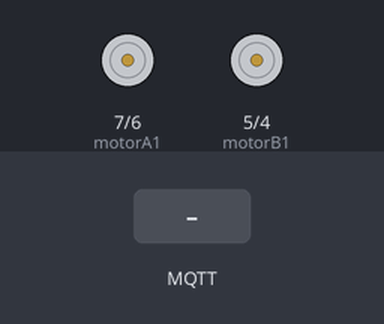
A sketch run on a simulated Arduino Uno, built with avr-gcc and run on an emulated ATmega328P. On the bench: motor-driver pin pairs drawn as motors (green arrow = first pin HIGH = forward, orange = second pin HIGH = backward, longer = more drive, scaled by the enable pin). The inputs (shaded band) are chosen by the test bench. WiFi joins after 1.5 s; servers stay silent unless stated; no MQTT or app messages arrive unless stated.

Above: at 2.7 s.
2.8 s: MQTT message "F" arrives on the first subscribed topic
At 3.7 s:
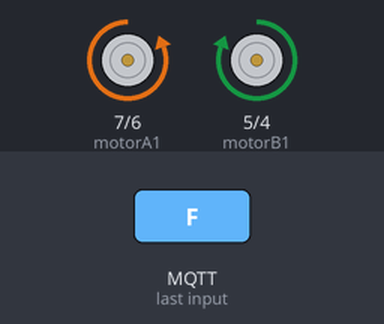
4.3 s: MQTT message "B" arrives on the first subscribed topic
At 4.8 s:
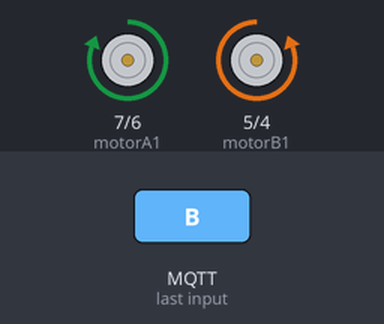
5.8 s: MQTT message "L" arrives on the first subscribed topic
At 7.0 s:
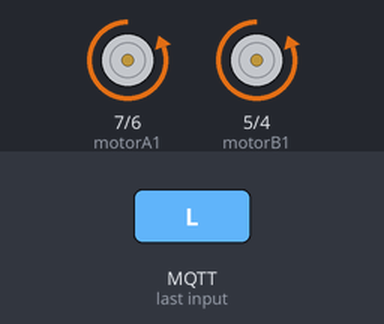
7.3 s: MQTT message "R" arrives on the first subscribed topic
At 8.3 s:
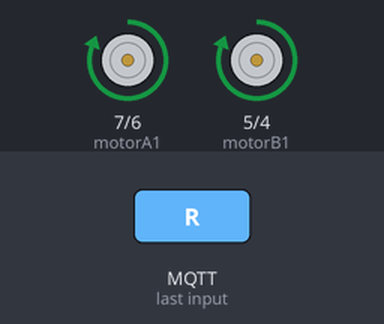
8.8 s: MQTT message "S" arrives on the first subscribed topic
At 9.4 s:
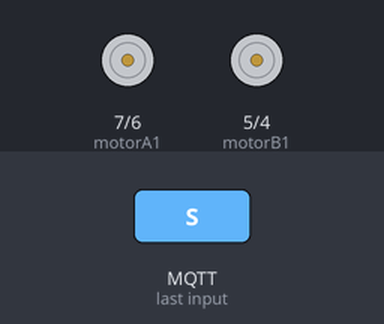
Timing chart, 0 to 11.3 s (numbered marks = the images above; inputs shaded):
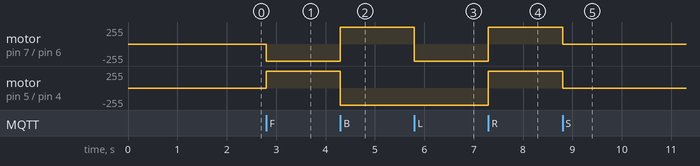

Measured:
- after the input at 2.8 s, motor on pin 7 (motorA1) / pin 6 (motorA2): stopped → backward 255/255 at once; motor on pin 5 (motorB1) / pin 4 (motorB2): stopped → forward 255/255 at once
- after the input at 4.3 s, motor on pin 7 (motorA1) / pin 6 (motorA2): backward 255/255 → forward 255/255 at once; motor on pin 5 (motorB1) / pin 4 (motorB2): forward 255/255 → backward 255/255 at once
- after the input at 5.8 s, motor on pin 7 (motorA1) / pin 6 (motorA2): forward 255/255 → backward 255/255 at once
- after the input at 7.3 s, motor on pin 7 (motorA1) / pin 6 (motorA2), motor on pin 5 (motorB1) / pin 4 (motorB2): backward 255/255 → forward 255/255 at once
- after the input at 8.8 s, motor on pin 7 (motorA1) / pin 6 (motorA2), motor on pin 5 (motorB1) / pin 4 (motorB2): forward 255/255 → stopped at once

The sketch:

Bluetooth_Wifi_Car-Corrected.ino
```cpp
#include <SoftwareSerial.h>
#include <WiFiEsp.h>
#include <WiFiEspClient.h>
#include <PubSubClient.h>

#define motorA1 7
#define motorA2 6
#define motorB1 5
#define motorB2 4
#define ENA 9
#define ENB 3

char ssid[] = "YOUR_WIFI_NAME";
char pass[] = "YOUR_WIFI_PASSWORD";
const char* mqtt_server = "YOUR_MQTT_BROKER_IP";

SoftwareSerial espSerial(10, 11);
WiFiEspClient espClient;
PubSubClient client(espClient);

void setup() {
  Serial.begin(9600);
  espSerial.begin(9600);

  pinMode(motorA1, OUTPUT);
  pinMode(motorA2, OUTPUT);
  pinMode(motorB1, OUTPUT);
  pinMode(motorB2, OUTPUT);
  pinMode(ENA, OUTPUT);
  pinMode(ENB, OUTPUT);

  stopMotors();

  WiFi.init(&espSerial);

  if (WiFi.status() == WL_NO_SHIELD) {
    while (true) {
      delay(1000);
    }
  }

  WiFi.begin(ssid, pass);

  unsigned long startTime = millis();
  while (WiFi.status() != WL_CONNECTED && millis() - startTime < 20000) {
    delay(500);
  }

  client.setServer(mqtt_server, 1883);
  client.setCallback(callback);
  client.setKeepAlive(45);
  client.setSocketTimeout(15);
}

void callback(char* topic, byte* payload, unsigned int length) {
  if (length == 0) {
    return;
  }

  char command = (char)payload[0];
  controlMotors(command);
}

void reconnect() {
  while (!client.connected()) {
    if (client.connect("ArduinoRobotCarClient")) {
      client.subscribe("car/control");
    } else {
      delay(2000);
    }
  }
}

void loop() {
  if (!client.connected()) {
    reconnect();
  }

  client.loop();
}

void controlMotors(char command) {
  switch (command) {
    case 'F':
      digitalWrite(motorA1, LOW);
      digitalWrite(motorA2, HIGH);
      digitalWrite(motorB1, HIGH);
      digitalWrite(motorB2, LOW);
      analogWrite(ENA, 255);
      analogWrite(ENB, 255);
      break;

    case 'B':
      digitalWrite(motorA1, HIGH);
      digitalWrite(motorA2, LOW);
      digitalWrite(motorB1, LOW);
      digitalWrite(motorB2, HIGH);
      analogWrite(ENA, 255);
      analogWrite(ENB, 255);
      break;

    case 'L':
      digitalWrite(motorA1, LOW);
      digitalWrite(motorA2, HIGH);
      digitalWrite(motorB1, LOW);
      digitalWrite(motorB2, HIGH);
      analogWrite(ENA, 255);
      analogWrite(ENB, 255);
      break;

    case 'R':
      digitalWrite(motorA1, HIGH);
      digitalWrite(motorA2, LOW);
      digitalWrite(motorB1, HIGH);
      digitalWrite(motorB2, LOW);
      analogWrite(ENA, 255);
      analogWrite(ENB, 255);
      break;

    case 'S':
      stopMotors();
      break;
  }
}

void stopMotors() {
  digitalWrite(motorA1, LOW);
  digitalWrite(motorA2, LOW);
  digitalWrite(motorB1, LOW);
  digitalWrite(motorB2, LOW);
  analogWrite(ENA, 0);
  analogWrite(ENB, 0);
}
```
